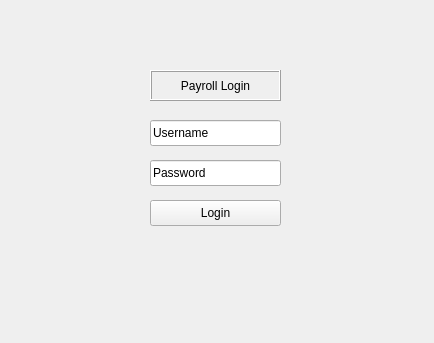
<?xml version="1.0" encoding="UTF-8"?>
<ui version="4.0">
 <class>PayrollLogin</class>
 <widget class="QWidget" name="PayrollLogin">
  <property name="geometry">
   <rect>
    <x>0</x>
    <y>0</y>
    <width>434</width>
    <height>343</height>
   </rect>
  </property>
  <property name="windowTitle">
   <string notr="true">Payroll App</string>
  </property>
  <widget class="QLabel" name="label">
   <property name="geometry">
    <rect>
     <x>150</x>
     <y>70</y>
     <width>131</width>
     <height>31</height>
    </rect>
   </property>
   <property name="autoFillBackground">
    <bool>true</bool>
   </property>
   <property name="frameShape">
    <enum>QFrame::Shape::Box</enum>
   </property>
   <property name="frameShadow">
    <enum>QFrame::Shadow::Raised</enum>
   </property>
   <property name="text">
    <string>Payroll Login</string>
   </property>
   <property name="alignment">
    <set>Qt::AlignmentFlag::AlignCenter</set>
   </property>
  </widget>
  <widget class="QLineEdit" name="txtUsername">
   <property name="geometry">
    <rect>
     <x>150</x>
     <y>120</y>
     <width>131</width>
     <height>26</height>
    </rect>
   </property>
   <property name="inputMask">
    <string/>
   </property>
   <property name="text">
    <string>Username</string>
   </property>
  </widget>
  <widget class="QLineEdit" name="txtPassword">
   <property name="geometry">
    <rect>
     <x>150</x>
     <y>160</y>
     <width>131</width>
     <height>26</height>
    </rect>
   </property>
   <property name="text">
    <string>Password</string>
   </property>
  </widget>
  <widget class="QPushButton" name="btnLogin">
   <property name="geometry">
    <rect>
     <x>150</x>
     <y>200</y>
     <width>131</width>
     <height>26</height>
    </rect>
   </property>
   <property name="text">
    <string>Login</string>
   </property>
  </widget>
 </widget>
 <resources/>
 <connections/>
</ui>
